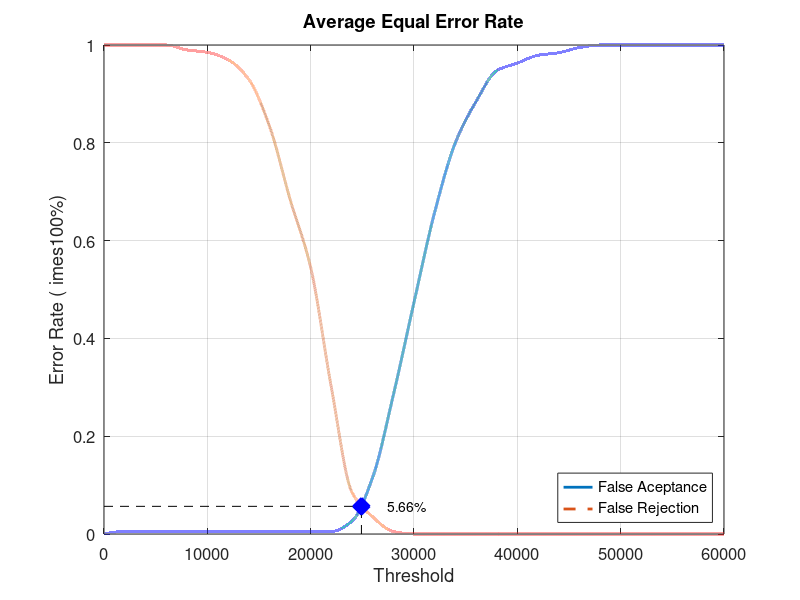
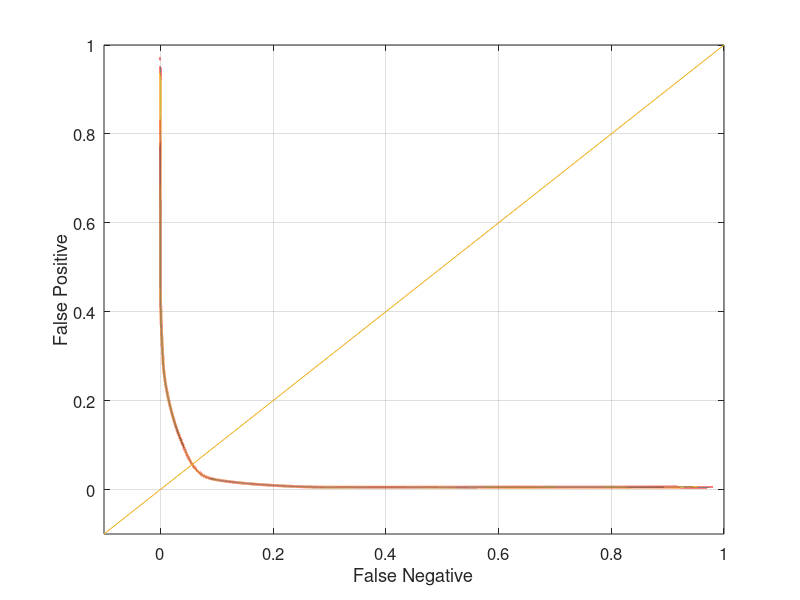

Here is the MATLAB script that generated these plots, in order:
close all;
clear;
clc;
x = 0:2000:60000;
xq = 0:0.5:60000;

y0 = [0 0.00526316 0.00526316 0.00526316 0.00526316 0.00526316 0.00526316 0.00526316 0.00526316 0.00526316 0.00526316 0.00526316 0.0263158 0.115789 0.284211 0.473684 0.657895 0.8 0.884211 0.947368 0.963158 0.978947 0.984211 0.994737 1 1 1 1 1 1 1]
yy0 = interp1(x, y0, xq, 'pchip');
y1 = [1 1 1 1 0.99 0.985 0.97 0.93 0.835 0.685 0.545 0.3 0.085 0.035 0.005 0 0 0 0 0 0 0 0 0 0 0 0 0 0 0 0]
yy1 = interp1(x, y1, xq, 'pchip');

% Calculating EER: 
y2 = abs(y0 - y1);
find(y2 == min(y2))
yy2 = abs(yy0 - yy1);
xEER = find(yy2 == min(yy2));
xEERIndex = xq(xEER) % X-axis EER
yEER = yy0(xEER) % Y-axis EER

main = figure
plot(xq, yy0,'-','LineWidth', 2);	hold on
plot(xq, yy1,'--','LineWidth', 2);	hold on
plot([xEERIndex xEERIndex], [0 yEER], 'k--');	hold on
plot([0 xEERIndex], [yEER yEER], 'k--');	hold on
plot(xEERIndex, yEER, 'bx', 'LineWidth', 10);	hold on
text(xEERIndex + 10 * xEERIndex / 100, yEER, [num2str(round((10000 * yEER)) / 100) '%'])
legend('False Aceptance', 'False Rejection', 'Location', 'SouthEast')
xlabel('Threshold')
ylabel('Error Rate (	imes100%)')
title('Average Equal Error Rate')
set(gca, 'FontSize', 12)
axis([0 60000 0 1])
grid on

print(main, 'Database1_1Main', '-dpng');
FNRxFPR = figure('Color', [1 1 1]);
plot(yy1, yy0, '-', yy1, yy0, 'LineWidth', 2);
hold on
y = -0.1:0.1:1
plot(y, y); 
set(gca, 'FontSize', 12)
xlabel('False Negative')
ylabel('False Positive')
axis([-0.1 1 -0.1 1])
set(gca, 'FontSize', 12)
grid on

print(FNRxFPR, 'Database1_1FNRxFPR','-dpng');
